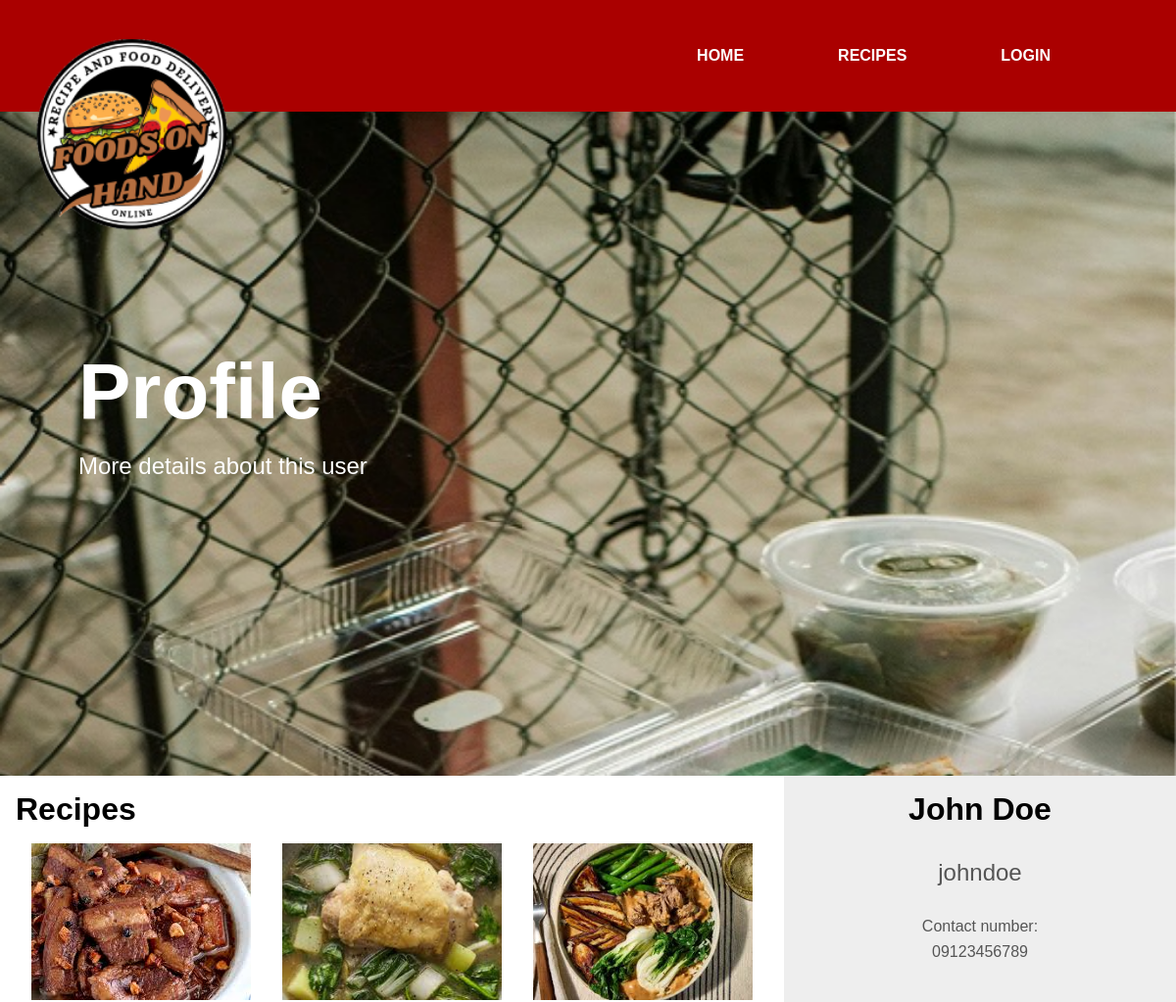
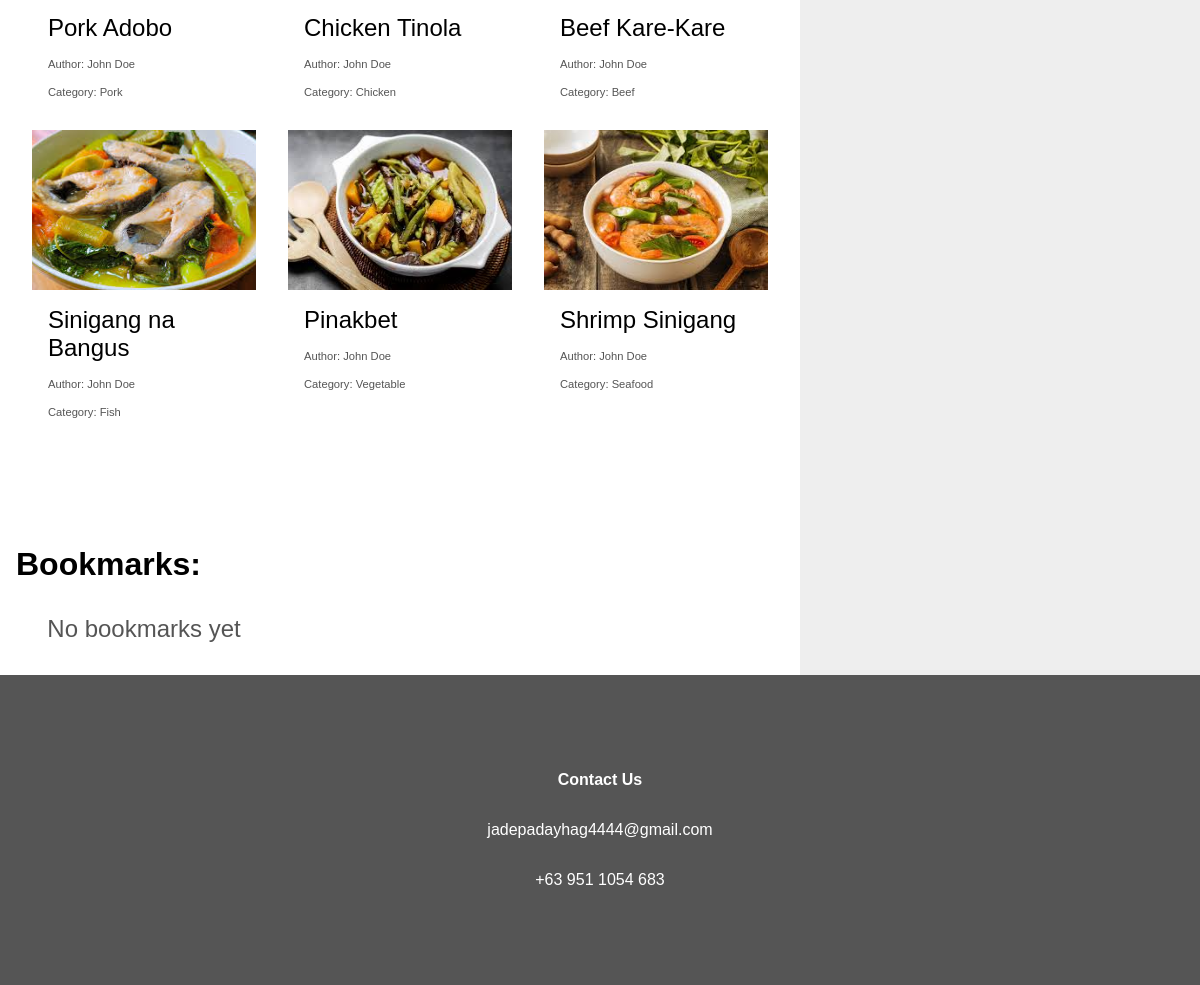
The page /profile/?id=3 on the database its author committed (2 pictures, top to bottom).
### tables this page shows
CREATE TABLE "recipes" (`id` INTEGER PRIMARY KEY AUTOINCREMENT, `user_id` INTEGER REFERENCES `users`(`id`), `title` TEXT, `content` TEXT, `category` TEXT, `image` TEXT, `time` INTEGER DEFAULT (unixepoch()));

CREATE TABLE "users" (`id` INTEGER PRIMARY KEY AUTOINCREMENT, firstname TEXT, lastname TEXT, `username` TEXT UNIQUE, phone TEXT, `hash` TEXT, session TEXT, `time` INTEGER DEFAULT (unixepoch()));

### common.php (the view, shortened to what this page needs)
<?php
function getUser() {
    $db = new SQLite3("database.db");
    if (isset($_COOKIE["session"]) == false) {
        return false;
    }
    $query = <<<SQL
        SELECT * FROM `users` WHERE `session` = :session
    SQL;
    $stmt = $db->prepare($query);
    $stmt->bindValue(":session", $_COOKIE["session"]);
    $user = $stmt->execute()->fetchArray();
    return $user;
}
function renderHeader($title, $description, $descriptionLink = false) {
    $title = str_replace("\n", "<br>", $title);
    $description = str_replace("\n", "<br>", $description);
    $user = getUser();
    $login = <<<HTML
        <a style="
            display: block;
            padding: 3rem;
            color: #fff;
            font-weight: bold;
            cursor: pointer;"
            data-mobile="
            padding: 1rem;"
            class="g_panelTab"
            href="login/">
            LOGIN
        </a>
    HTML;
    if ($descriptionLink == false) {
        $descriptionBlock = <<<HTML
            <div style="
                padding: 5rem;
                padding-top: 0rem;
                font-size: 1.5rem;
                color: #fff;">
                {$description}
            </div>
        HTML;
    }
    return <<<HTML
        <div style="
            height: 99vh;
            position: relative;
            background-image: url(assets/bg.jpg);
            background-size: cover;
            background-attachment: fixed;
            background-position: center;"
            data-mobile="
            height: 45rem;
            background-attachment: scroll;
            background-size: cover;"
            id="g_panelBackground">
            <div>
                <div style="
                    display: grid;
                    grid-template-columns: 1fr repeat(3, max-content) 5rem;
                    background-color: #a00;"
                    data-mobile="
                    grid-template-columns: 1fr;
                    text-align: center;">
                    <div></div>
                    <a style="
                        display: block;
                        padding: 3rem;
                        color: #fff;
                        font-weight: bold;
                        cursor: pointer;"
                        data-mobile="
                        padding: 1rem;"
                        class="g_panelTab"
                        href="./">
                        HOME
                    </a>
                    <a style="
                        display: block;
                        padding: 3rem;
                        color: #fff;
                        font-weight: bold;
                        cursor: pointer;"
                        data-mobile="
                        padding: 1rem;"
                        class="g_panelTab"
                        href="recipes/">
                        RECIPES
                    </a>
                    {$login}
                    <div></div>
                </div>
                <div style="
                    padding: 5rem;
                    padding-top: 15rem;
                    padding-bottom: 1rem;
                    font-size: 5rem;
                    font-weight: bold;
                    color: #fff;"
                    data-mobile="
                    padding-top: 5rem;">
                    {$title}
                </div>
                {$descriptionBlock}
            </div>
            <div style="
                position: absolute;
                left: 0rem;
                top: 0rem;
                padding: 1rem;">
                <img style="
                    width: 15rem;
                    height: 15rem;
                    object-fit: contain;"
                    data-mobile="
                    display: none;"
                    src="assets/logo.png">
            </div>
        </div>
    HTML;
}
function renderFooter() {
    return <<<HTML
        <div style="
            padding: 5rem;
            background-color: #555;
            color: #fff;
            text-align: center;">
            <div style="
                padding: 1rem;
                font-weight: bold;">
                Contact Us
            </div>
            <div style="
                padding: 1rem;">
                jadepadayhag4444@gmail.com
            </div>
            <div style="
                padding: 1rem;">
                +63 951 1054 683
            </div>
        </div>
    HTML;
}
function renderRecipe($recipe) {
    $db = new SQLite3("database.db");
    $categoryMap = [
        "pork" => "Pork",
        "chicken" => "Chicken",
        "beef" => "Beef",
        "fish" => "Fish",
        "vegetable" => "Vegetable",
        "seafood" => "Seafood"
    ];
    $src = "uploads/" . $recipe["image"];
    $title = htmlentities($recipe["title"]);
    $category = $categoryMap[$recipe["category"]];
    $query = <<<SQL
        SELECT * FROM `users` WHERE `id` = :id
    SQL;
    $stmt = $db->prepare($query);
    $stmt->bindValue(":id", $recipe["user_id"]);
    $author = $stmt->execute()->fetchArray(SQLITE3_ASSOC);
    echo <<<HTML
        <a style="
            padding: 1rem;
            padding-top: 0rem;"
            href="recipe/?id={$recipe['id']}">
            <div style="
                height: 10rem;">
                <img style="
                    width: 100%;
                    height: 100%;
                    object-fit: cover;"
                    src="{$src}">
            </div>
            <div style="
                display: grid;
                grid-template-rows: 1fr max-content;">
                <div style="
                    padding: 1rem;
                    font-size: 1.5rem;
                    overflow: hidden;">
                    {$title}
                </div>
                <div style="
                    padding: 1rem;
                    padding-top: 0rem;
                    font-size: 0.7rem;
                    color: #555;">
                    Author: {$author["firstname"]} {$author["lastname"]}
                </div>
                <div style="
                    padding: 1rem;
                    padding-top: 0rem;
                    font-size: 0.7rem;
                    color: #555;">
                    Category: {$category}
                </div>
            </div>
        </a>
    HTML;
}

### profile/index.php (shortened to what this page needs)
<?php
require_once "common.php";
$db = new SQLite3("database.db");
$query = <<<SQL
    SELECT * FROM `users` WHERE `id` = :id
SQL;
$stmt = $db->prepare($query);
$stmt->bindValue(":id", $_GET["id"]);
$target = $stmt->execute()->fetchArray(SQLITE3_ASSOC);
?>
<html>
    <head>
        <link rel="stylesheet" href="style.css">
    </head>
    <body>
        <?= renderHeader("Profile", "More details about this user") ?>
        <div style="
            display: grid;
            grid-template-columns: 2fr 1fr;"
            data-mobile="
            grid-template-columns: minmax(0, 1fr);">
            <div>
                <div style="
                    padding: 1rem;
                    font-size: 2rem;
                    font-weight: bold;">
                    Recipes
                </div>
                <div style="
                    display: grid;
                    grid-template-columns: repeat(3, 1fr);
                    padding: 1rem;
                    padding-top: 0rem;"
                    data-mobile="
                    grid-template-columns: 1fr;">
                    <?php
                        $query = <<<SQL
                            SELECT * FROM `recipes` WHERE `user_id` = :user_id
                        SQL;
                        $stmt = $db->prepare($query);
                        $stmt->bindValue(":user_id", $target["id"]);
                        $recipes = $stmt->execute();
                        while ($recipe = $recipes->fetchArray(SQLITE3_ASSOC)) {
                            renderRecipe($recipe);
                        }
                    ?>
                </div>
                <div style="
                    padding: 1rem;
                    padding-top: 5rem;
                    font-size: 2rem;
                    font-weight: bold;">
                    Bookmarks:
                </div>
                <div style="
                    display: grid;
                    grid-template-columns: repeat(3, 1fr);
                    padding: 1rem;
                    padding-top: 0rem;"
                    data-mobile="
                    grid-template-columns: 1fr;">
                    <?php
                        $count = 0;
                        if ($count == 0) {
                            echo <<<HTML
                                <div style="
                                    padding: 1rem;
                                    text-align: center;
                                    font-size: 1.5rem;
                                    color: #555;">
                                    No bookmarks yet
                                </div>
                            HTML;
                        }
                    ?>
                </div>
            </div>
            <div style="
                background-color: #eee;">
                <div style="
                    padding: 1rem;
                    text-align: center;
                    font-size: 2rem;
                    font-weight: bold;">
                    <?= htmlentities($target["firstname"] . " " . $target["lastname"]) ?>
                </div>
                <div style="
                    padding: 1rem;
                    text-align: center;
                    font-size: 1.5rem;
                    color: #555;">
                    <?= htmlentities($target["username"]) ?>
                </div>
                <div style="
                    padding: 1rem;
                    padding-bottom: 0.5rem;
                    text-align: center;
                    color: #555;">
                    Contact number:
                </div>
                <div style="
                    padding: 1rem;
                    padding-top: 0rem;
                    text-align: center;
                    color: #555;">
                    <?= htmlentities($target["phone"]) ?>
                </div>
            </div>
        </div>
        <?= renderFooter() ?>
    </body>
</html>

### style.css (style rules this page uses)
body { margin: 0rem; padding: 0rem; font-size: 1rem; font-family: Arial, Helvetica, sans-serif; }
a { text-decoration: none; color: inherit; }

### rows shown on the page
recipes: image (picture), title "Pork Adobo", user.firstname "John", user.lastname "Doe", category "Pork"
recipes: image (picture), title "Chicken Tinola", user.firstname "John", user.lastname "Doe", category "Chicken"
recipes: image (picture), title "Beef Kare-Kare", user.firstname "John", user.lastname "Doe", category "Beef"
recipes: image (picture), title "Sinigang na Bangus", user.firstname "John", user.lastname "Doe", category "Fish"
recipes: image (picture), title "Pinakbet", user.firstname "John", user.lastname "Doe", category "Vegetable"
recipes: image (picture), title "Shrimp Sinigang", user.firstname "John", user.lastname "Doe", category "Seafood"
users: firstname+lastname "John Doe", username "johndoe", phone "09123456789"

### other values the page prints
str_replace("\n", "<br>", $title) "Profile"
str_replace("\n", "<br>", $description) "More details about this user"
